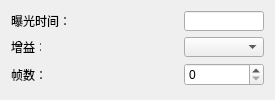
<?xml version="1.0" encoding="UTF-8"?>
<ui version="4.0">
 <class>QtWidgetAddTest</class>
 <widget class="QWidget" name="QtWidgetAddTest">
  <property name="geometry">
   <rect>
    <x>0</x>
    <y>0</y>
    <width>275</width>
    <height>100</height>
   </rect>
  </property>
  <property name="minimumSize">
   <size>
    <width>0</width>
    <height>100</height>
   </size>
  </property>
  <property name="windowTitle">
   <string>QtWidgetAddTest</string>
  </property>
  <layout class="QGridLayout" name="gridLayout">
   <item row="0" column="0">
    <widget class="QLabel" name="sampleTimeStaticLabel">
     <property name="minimumSize">
      <size>
       <width>60</width>
       <height>16</height>
      </size>
     </property>
     <property name="maximumSize">
      <size>
       <width>60</width>
       <height>16</height>
      </size>
     </property>
     <property name="text">
      <string>曝光时间：</string>
     </property>
    </widget>
   </item>
   <item row="0" column="1">
    <spacer name="horizontalSpacer">
     <property name="orientation">
      <enum>Qt::Horizontal</enum>
     </property>
     <property name="sizeHint" stdset="0">
      <size>
       <width>102</width>
       <height>20</height>
      </size>
     </property>
    </spacer>
   </item>
   <item row="0" column="2">
    <widget class="QLineEdit" name="cycleTimeEdit">
     <property name="minimumSize">
      <size>
       <width>80</width>
       <height>20</height>
      </size>
     </property>
     <property name="maximumSize">
      <size>
       <width>80</width>
       <height>20</height>
      </size>
     </property>
    </widget>
   </item>
   <item row="1" column="0">
    <widget class="QLabel" name="gainStaticLabel">
     <property name="minimumSize">
      <size>
       <width>30</width>
       <height>16</height>
      </size>
     </property>
     <property name="maximumSize">
      <size>
       <width>30</width>
       <height>16</height>
      </size>
     </property>
     <property name="text">
      <string>增益：</string>
     </property>
    </widget>
   </item>
   <item row="1" column="2">
    <widget class="QComboBox" name="gainComboBox">
     <property name="minimumSize">
      <size>
       <width>80</width>
       <height>20</height>
      </size>
     </property>
     <property name="maximumSize">
      <size>
       <width>80</width>
       <height>20</height>
      </size>
     </property>
    </widget>
   </item>
   <item row="2" column="0">
    <widget class="QLabel" name="singleShotFramesStaticLabel">
     <property name="maximumSize">
      <size>
       <width>50</width>
       <height>16777215</height>
      </size>
     </property>
     <property name="text">
      <string>帧数：</string>
     </property>
    </widget>
   </item>
   <item row="2" column="2">
    <widget class="QSpinBox" name="singleShotFramesSpinBox"/>
   </item>
  </layout>
 </widget>
 <layoutdefault spacing="6" margin="11"/>
 <resources/>
 <connections/>
</ui>
